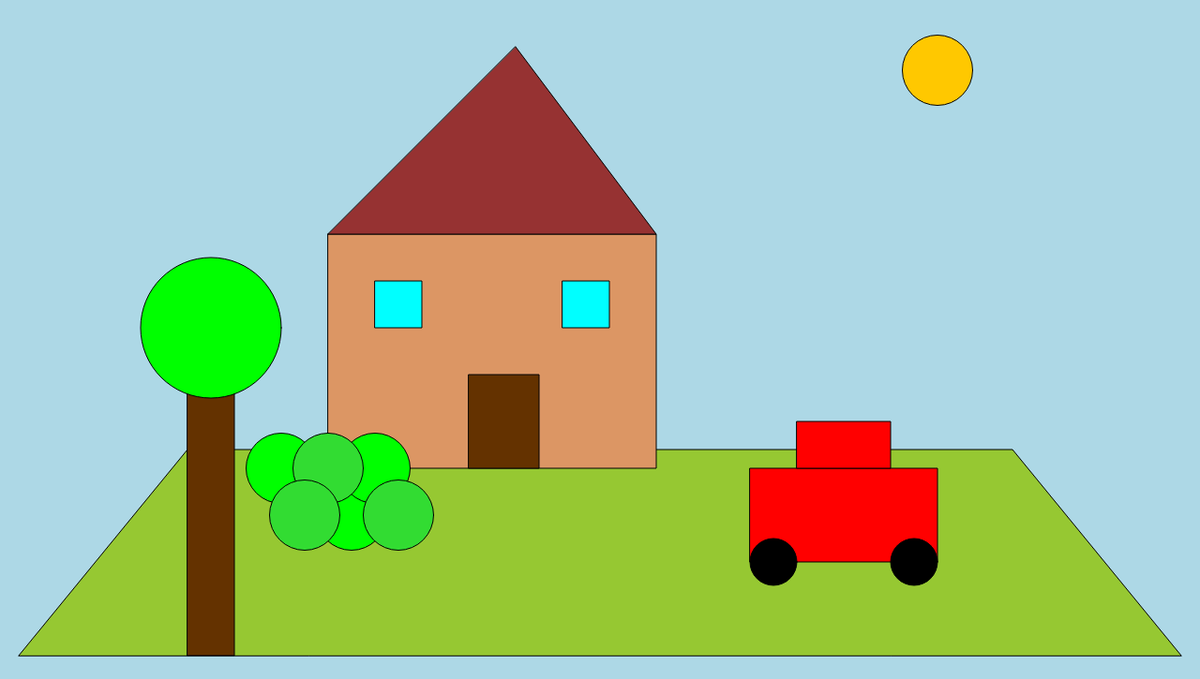
Frame 1 (no input)
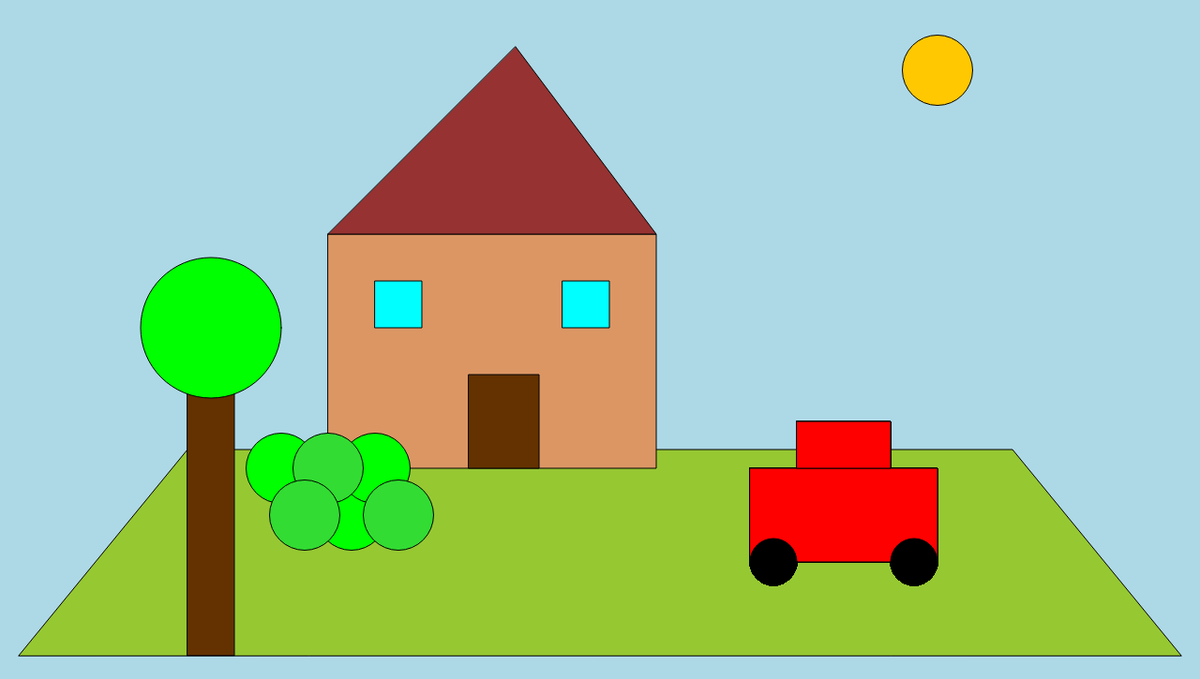
Frame 60 (no input)
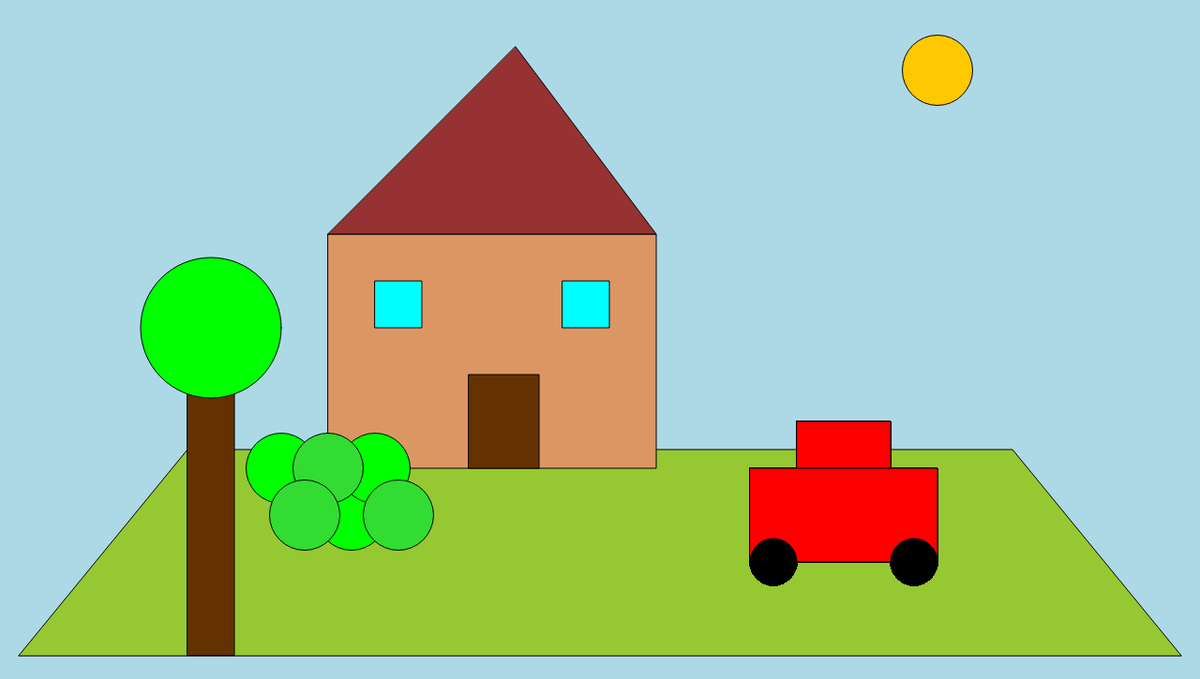
Frame 120 (the mouse pressed at the canvas centre since frame 60)

The p5.js sketch that drew these frames (run headless with seeded random() and noise() and a simulated clock; from frame 60 on, the mouse is pressed at the canvas centre):

// p5.js sketch
// ── sketch.js
/*
//////////////////////////////////////
//           "Homework 2"           //
//      by: Shorakhim Shomansurov   //
//////////////////////////////////////
*/

let a = 0;
let d = 0; 
xLocation = 0;

function setup() {
  createCanvas(1280, 725);
  background(173, 216, 230);

  //sun
  fill(255, 200, 0);
  circle(1000, 75, 75); 
  
  //ground
  fill(150, 200, 50);
  quad(20,700,200,480,1080,480,1260,700);

  //house
  fill(220, 150, 100);
  rect(350, 250, 350, 250);
  
  //roof
  fill(150, 50, 50);
  triangle(350, 250, 700, 250, 550, 50);

  //door
  fill(100, 50, 0);
  rect(500, 400, 75, 100);

  //window
  fill(0, 255, 255);
  rect(400, 300, 50, 50);
  rect(600, 300, 50, 50); 

  //bushes back
  fill(0, 255, 0);
  circle(300, 500, 75);  
  circle(375, 550, 75);  
  circle(400, 500, 75);
 
  //bushes front
  fill(50, 220, 50);
  circle(350, 500, 75);  
  circle(325, 550, 75);  
  circle(425, 550, 75); 

  //tree trunk
  fill(100, 50, 0);
  rect(200, 400, 50, 300);

  //tree leaves
  fill(0, 255, 0);
  circle(225, 350, 150);  
}

function draw() {
  //car 
  fill(255, 0, 0);
  rect(800 + xLocation, 500, 200, 100);
  rect(850 + xLocation, 450, 100, 50);

  //car wheels
  fill(0);
  circle(825 + xLocation, 600, 50);  
  circle(975 + xLocation, 600, 50); 
}

function keyPressed()
{
  if (key === 'a' || key === 'A') {
    xLocation -= 20;
  }
  if (key === 'd' || key === 'D') {
    xLocation += 20;
  }
}
